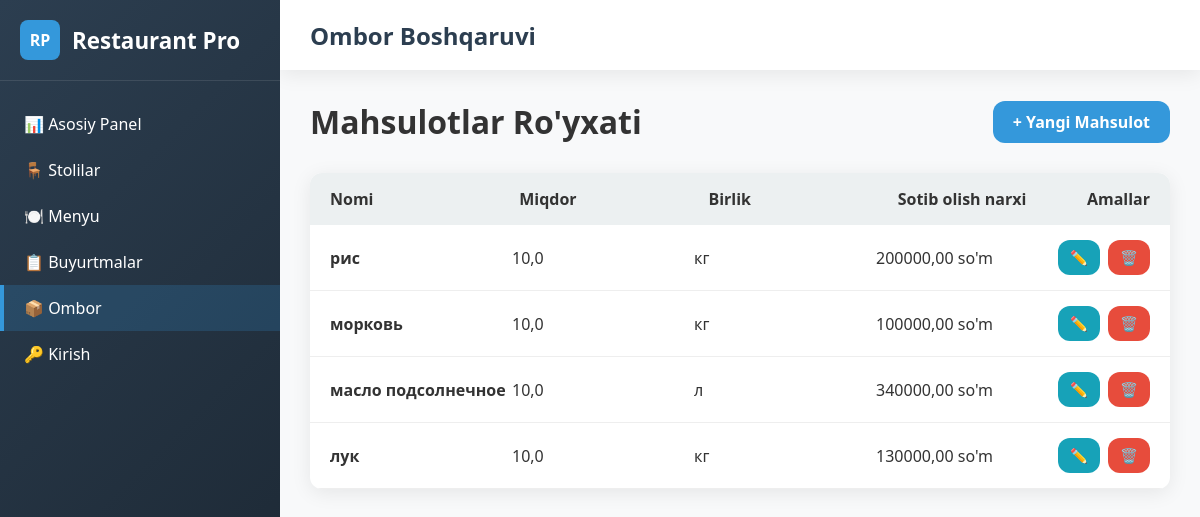
The page /stock/ on the database as committed earlier.
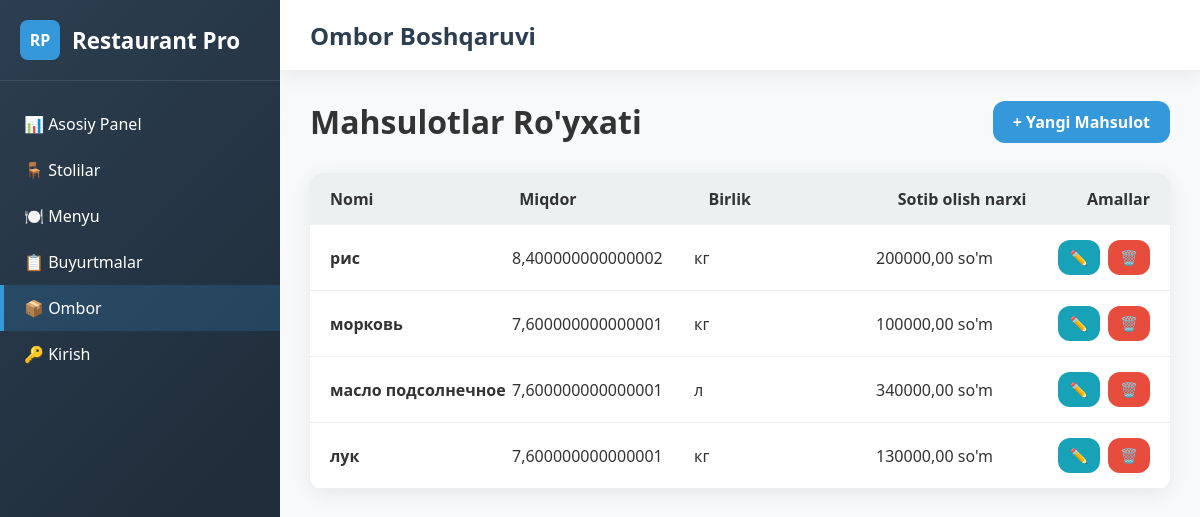
The same page on the database as committed later.
### main/models.py (models this page shows, shortened)
class Product(models.Model):
    name = models.CharField(max_length=100)
    unit = models.CharField(max_length=20, choices=[
        ('kg', 'кг'), ('liters', 'л'), ('pieces', 'шт'), ('g', 'г')
    ])
    quantity = models.FloatField(default=0)
    reserved_quantity = models.FloatField(default=0)  # Новое поле для резервирования
    purchase_price = models.DecimalField(max_digits=10, decimal_places=2)
    def available_quantity(self):
        return max(0, self.quantity - self.reserved_quantity)

### main/views.py (the view)
# urls.py: path('stock/', product_list, name='stock'),
def product_list(request):
    products = Product.objects.all()
    return render(request, 'product_list.html', {'products': products})

### templates/product_list.html (shortened to what this page needs)
{% extends 'base.html' %}
{% block page_title %}Ombor Boshqaruvi{% endblock %}
{% block content %}
<div style="display: flex; justify-content: space-between; align-items: center; margin-bottom: 30px;">
    <h1>Mahsulotlar Ro'yxati</h1>
    <a href="{% url 'product_add' %}" class="btn btn-primary">+ Yangi Mahsulot</a>
</div>
<div class="table">
    <div class="table-header">
        <div>Nomi</div>
        <div>Miqdor</div>
        <div>Birlik</div>
        <div>Sotib olish narxi</div>
        <div>Amallar</div>
    </div>
    {% for product in products %}
    <div class="table-row">
        <div><strong>{{ product.name }}</strong></div>
        <div>
            <span {% if product.is_low_stock %}style="color: var(--danger); font-weight: 600;"{% endif %}>
                {{ product.available_quantity }}
            </span>
        </div>
        <div>{{ product.get_unit_display }}</div>
        <div>{{ product.purchase_price }} so'm</div>
        <div class="action-buttons">
            <a href="{% url 'product_edit' product.id %}" class="btn" style="background: var(--info); color: white; padding: 8px 12px; font-size: 0.9rem;">✏️</a>
            <a href="{% url 'product_delete' product.id %}" class="btn" style="background: var(--danger); color: white; padding: 8px 12px; font-size: 0.9rem;" onclick="return confirm('{{ product.name }} ni o\'chirmoqchimisiz?')">🗑️</a>
        </div>
    </div>
    {% empty %}
    <div class="table-row">
        <div colspan="5" style="text-align: center; padding: 40px; color: #666;">
            Hozircha mahsulotlar mavjud emas
        </div>
    </div>
    {% endfor %}
</div>
{% endblock %}

Rows that differ between the two databases and show on the page:
changed Product "рис": available_quantity "10,0" → "8,400000000000002"
changed Product "морковь": available_quantity "10,0" → "7,600000000000001"
changed Product "масло подсолнечное": available_quantity "10,0" → "7,600000000000001"
changed Product "лук": available_quantity "10,0" → "7,600000000000001"
